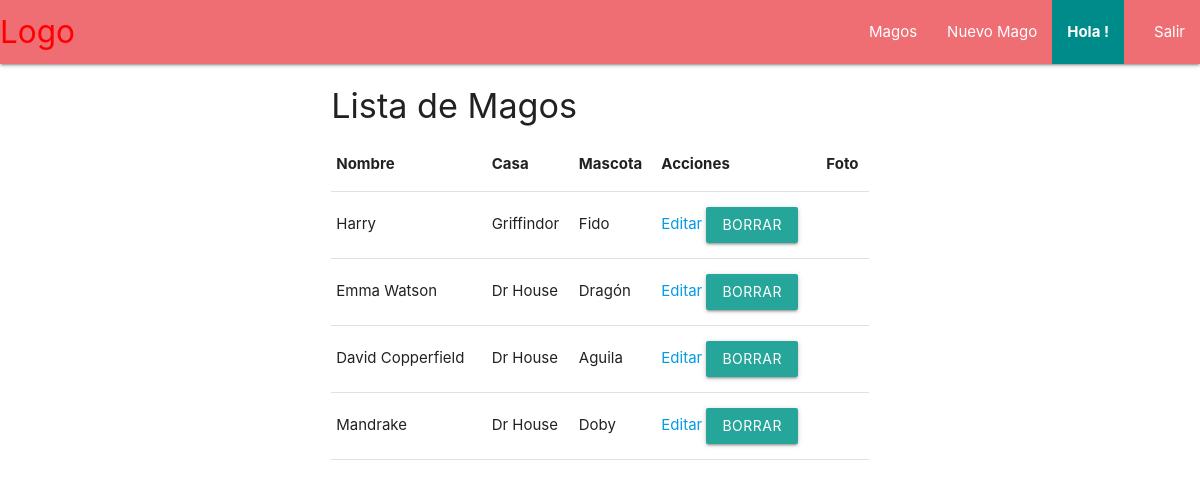
The app's page /shows, older data.
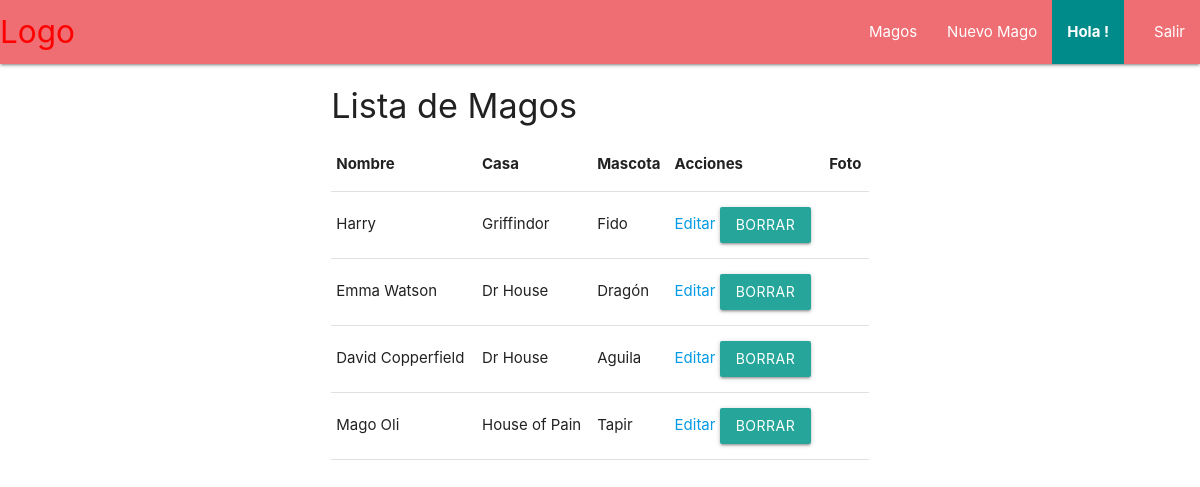
The same page, newer data.
### main/models.py (models this page shows, shortened)
class Wizards(models.Model):
    name = models.CharField(max_length=45)
    house = models.ForeignKey(Houses, related_name="wizards", on_delete = models.CASCADE)
    pet = models.CharField(max_length=45)
    year = models.IntegerField()
    avatar = models.URLField(
        default='https://partfy.com/blog/wp-content/uploads/2020/05/mejoresmagosespa%C3%B1oles-1000x550.jpg'
    )
    create_at = models.DateTimeField(auto_now_add=True)
    updated_at = models.DateTimeField(auto_now=True)

class Houses(models.Model):
    name = models.CharField(max_length=45)
    color = models.CharField(max_length=45)
    create_at = models.DateTimeField(auto_now_add=True)
    updated_at = models.DateTimeField(auto_now=True)

### main/views.py (the view)
# urls.py: path('shows', views.shows),
def shows(request):
    wizards = Wizards.objects.all()
    context = {
        'wizards': wizards
    }
    return render(request, 'shows.html', context)

### main/templates/shows.html (shortened to what this page needs)
{% extends 'base.html' %}
{% block content %}
    <h4>Lista de Magos</h4>
    <table>
        <thead>
            <tr>
                <th>Nombre</th>
                <th>Casa</th>
                <th>Mascota</th>
                <th>Acciones</th>
                <th>Foto</th>
            </tr>
        </thead>
        <tbody>
            {% for wizard in wizards %}
            <tr>
                <td>{{ wizard.name }}</td>
                <td>{{ wizard.house.name }}</td>
                <td>{{ wizard.pet }}</td>
                <td>
                    <a href="/shows/{{wizard.id}}/edit">Editar</a>
                    <button data-target="modal1" class="btn modal-trigger modal-borrar" data-href="/shows/{{wizard.id}}/destroy">Borrar</button>
                </td>
                <td>
                </td>
            </tr>
            {% endfor %}
        </tbody>
    </table>
{% endblock %}

### main/templates/base.html (shortened to what this page needs)
<!DOCTYPE html>
<html lang="en">
<head>
  <link rel="stylesheet" href="https://cdnjs.cloudflare.com/ajax/libs/materialize/1.0.0/css/materialize.min.css">
  <link rel="stylesheet" href="https://cdnjs.cloudflare.com/ajax/libs/toastr.js/latest/toastr.css" />
  {% load static %}
  <link rel="stylesheet" href="{% static 'styles.css' %}">
</head>
<body>
  <nav>
    <div class="nav-wrapper">
      <a href="#" class="brand-logo" style="color: red">Logo</a>
      <ul id="nav-mobile" class="right hide-on-med-and-down">
        <li><a href="/shows">Magos</a></li>
        <li><a href="/shows/create">Nuevo Mago</a></li>
        <li> <div class="span user">Hola {{request.session.user.name}}!</div> </li>
        <li><a href="/logout">Salir</a></li>
      </ul>
    </div>
  </nav>
  <div class="container">
    <div class="row">
      <div class="col s12 m8 offset-m2">
          {% block content %}{% endblock %}
      </div>
    </div>
  </div>
</body>
</html>

### main/templates/base.html (style rules this page uses)
.user { display: inline-block; margin-right: 1rem; padding-left: 1rem; padding-right: 1rem; background-color: darkcyan; font-weight: bold; }

Row changes from the older to the newer data that the page shows:
removed Wizards: name "Mandrake", house.name "Dr House", pet "Doby"
added Wizards: name "Mago Oli", house.name "House of Pain", pet "Tapir"
